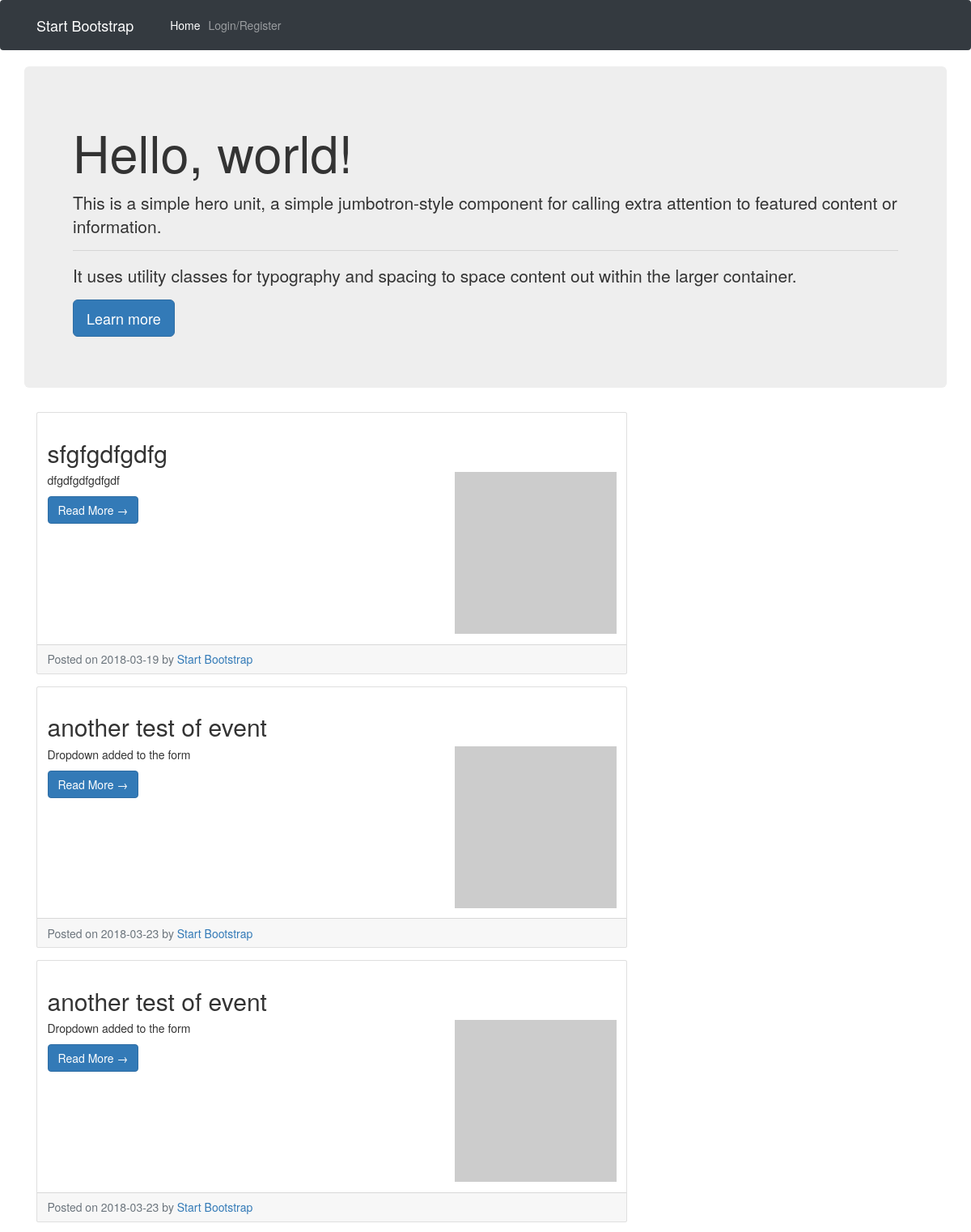
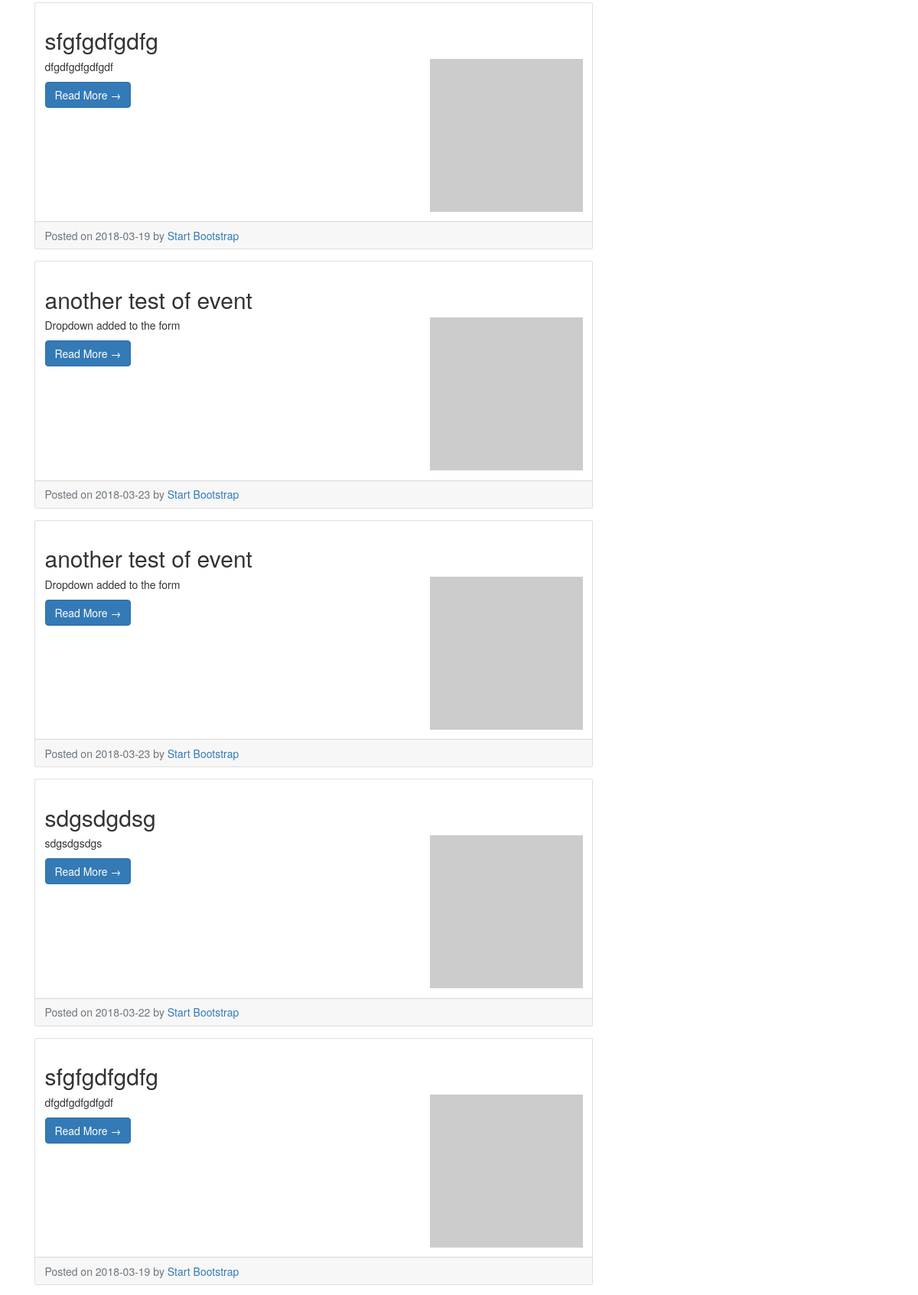
The app's page /home.php (upper part) with its own data (2 pictures, top to bottom).
### tables this page shows
CREATE TABLE IF NOT EXISTS `event` (
  `venueId` int(11) DEFAULT NULL,
  `rateVenue` float DEFAULT NULL,
  `rateBand` float DEFAULT NULL,
  `review` longtext,
  `description` longtext,
  `date` date DEFAULT NULL,
  `bandId` int(11) DEFAULT NULL,
  `name` varchar(250) DEFAULT NULL,
  KEY `FK_event_venue` (`venueId`),
  KEY `FK_event_band` (`bandId`),
  CONSTRAINT `FK_event_band` FOREIGN KEY (`bandId`) REFERENCES `band` (`id`),
  CONSTRAINT `FK_event_venue` FOREIGN KEY (`venueId`) REFERENCES `venue` (`id`)
);

### home.php (called while the page is built, shortened)
<?php
include 'partials/header.php';
include 'partials/home_hero.php';
include 'partials/giglist.php';
include 'partials/footer.php';

### partials/gigList.php (the view)
<?php
 $query = "SELECT * FROM `event`";
    $result = mysqli_query($conn, $query) or die(mysqli_error($conn));
        while ($row = $result->fetch_assoc()) {
            $desc = $row['description'];
            $date = $row['date'];
            $name = $row['name'];
            ?>
          <div class="card mb-4">
            <div class="card-body">
              <h2 class="card-title"><?php echo $name ?></h2>
              <img class="float-right" src="http://placehold.it/200x200" alt="Card image cap">
              <p class="card-text"><?php echo $desc ?></p>
              <a href="#" class="btn btn-primary">Read More &rarr;</a>
            </div>
            <div class="card-footer text-muted">
              Posted on <?php echo $date ?> by
              <a href="#">Start Bootstrap</a>
            </div>
          </div>
      <?php  }?>
</div>

### partials/header.php (shortened to what this page needs)
<!DOCTYPE html>
<html lang="en">
  <head>
 <link href="vendor/bootstrap/css/bootstrap.min.css" rel="stylesheet">
<link rel="stylesheet" href="https://maxcdn.bootstrapcdn.com/bootstrap/3.3.7/css/bootstrap.css">
 <link rel="stylesheet" href="https://cdnjs.cloudflare.com/ajax/libs/font-awesome/4.7.0/css/font-awesome.min.css">
  </head>
  <body>
    <nav class="navbar navbar-expand-lg navbar-dark bg-dark fixed-top">
      <div class="container">
        <a class="navbar-brand" href="#">Start Bootstrap</a>
        <div class="collapse navbar-collapse" id="navbarResponsive">
          <ul class="navbar-nav ml-auto ">
            <li class="nav-item active">
              <a class="nav-link" href="home.php">Home
              </a>
            </li>
            <li class="nav-item">
              <?php  if(!(isset($_SESSION['username']))){
               ?>
                <a class="nav-link" href="login.php">Login/Register</a>
                <?php
              }
 ?>
          </ul>
        </div>
      </div>
    </nav>
    <div class="container">
      <div class="row">

### partials/home_hero.php
<div class="jumbotron">
  <h1 class="display-3">Hello, world!</h1>
  <p class="lead">This is a simple hero unit, a simple jumbotron-style component for calling extra attention to featured content or information.</p>
  <hr class="my-4">
  <p>It uses utility classes for typography and spacing to space content out within the larger container.</p>
  <p class="lead">
    <a class="btn btn-primary btn-lg" href="#" role="button">Learn more</a>
  </p>
</div>
<div class="col-md-8">

### partials/footer.php (shortened to what this page needs)
    </div>
    </div>
  </body>
</html>

### records on screen
event: name "sfgfgdfgdfg", description "dfgdfgdfgdfgdf", date "2018-03-19"
event: name "another test of event", description "Dropdown added to the form", date "2018-03-23"
event: name "another test of event", description "Dropdown added to the form", date "2018-03-23"
event: name "sfgfgdfgdfg", description "dfgdfgdfgdfgdf", date "2018-03-19"
event: name "another test of event", description "Dropdown added to the form", date "2018-03-23"
event: name "another test of event", description "Dropdown added to the form", date "2018-03-23"
event: name "sdgsdgdsg", description "sdgsdgsdgs", date "2018-03-22"
event: name "sfgfgdfgdfg", description "dfgdfgdfgdfgdf", date "2018-03-19"
